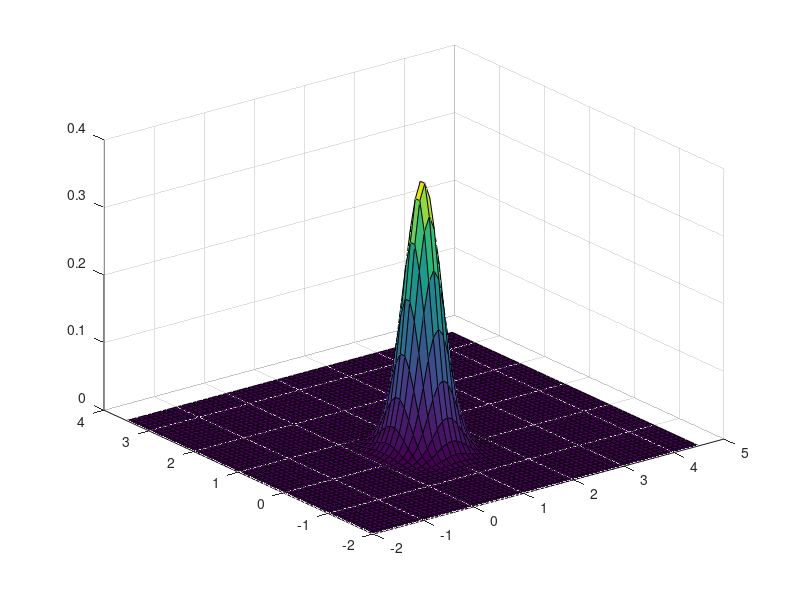
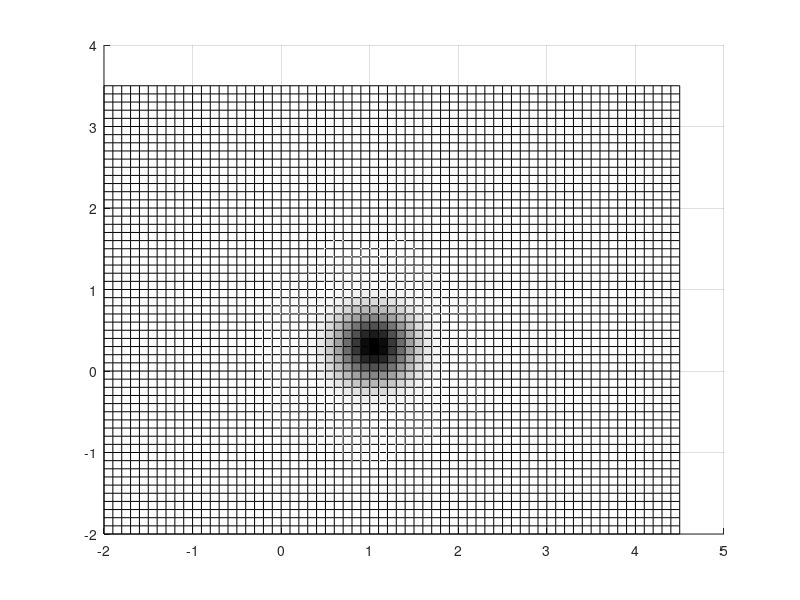

Here is the MATLAB script that generated these plots, in order: (Note: this script raises an error after producing the figures.)
function test_car
% A demo of iLQG/DDP with car-parking dynamics
clc;
close all

fprintf(['\nA demonstration of the iLQG algorithm '...
'with car parking dynamics.\n'...
'for details see\nTassa, Mansard & Todorov, ICRA 2014\n'...
'\"Control-Limited Differential Dynamic Programming\"\n'])

% Set full_DDP=true to compute 2nd order derivatives of the 
% dynamics. This will make iterations more expensive, but 
% final convergence will be much faster (quadratic)
full_DDP = false;

% set up the optimization problem
DYNCST  = @(x,u,i) car_dyn_cst(x,u,full_DDP);
global T;
T       = 40;              % horizon
global dt;
dt      = 0.05;
global x0;
x0      = [0;0;0;1;0;0;0;0;0;0];   % initial state
u0      = .1*randn(2,T);    % initial controls
global x_des;
x_des = [2.5;1.5;pi/2;0;0;0;0;0;0;0];
Op.lims  = [-1 4;
             -0.8  0.8];
Op.plot = 0;               % plot the derivatives as well

obs = [1,0.25];


% prepare the visualization window and graphics callback
figure(9);
set(gcf,'name','drift car','Menu','none','NumberT','off','KeyPressFcn',@Kpress,'user',0)
set(gca,'xlim',[-4 4],'ylim',[-4 4],'DataAspectRatio',[1 1 1])
grid on
box on
global costmap;
costmap = getMap(obs);

% plot target configuration with light colors
figure(9);
P = [-0.15  -0.15  0.15  0.15  -0.15; -0.08  0.08  0.08  -0.08  -0.08; 1 1 1 1 1];
tar_x = x_des(1);
tar_y = x_des(2);
tar_phi = wrapToPi(x_des(3));
A = [cos(tar_phi) -sin(tar_phi) tar_x; sin(tar_phi) cos(tar_phi) tar_y; 0 0 1];
tar = A*P;
axis auto equal
axis([-2, 3, -2, 3])
line(P(1,:),P(2,:),'color','b','linewidth',2);
line(tar(1,:),tar(2,:),'color','b','linewidth',2);

% prepare and install trajectory visualization callback
line_handle = line([0 0],[0 0],'color','b','linewidth',1.5);
plotFn = @(x) traj_plot(x,line_handle);
Op.plotFn = plotFn;

% === run the optimization!
[x,u]= iLQG(DYNCST, x0, u0, Op);
car_plot(x,u);

file_name = ['traj',datestr(now,'_mm-dd-yy_HH:MM')];
save(['saved_trajectories/',file_name,'.mat'],'x','u','x0','x_des','dt','T');
end

function stop = traj_plot(x,line_handle)
set(line_handle,'Xdata',x(1,:),'Ydata',x(2,:));
stop = get(figure(9),'user');
drawnow;
end

function Kpress(src,evnt)
if strcmp(evnt.Key,'space')
    set(src,'user',1)
end
end

function F = getMap(obs)
global x0;
global x_des;

if isempty(obs)
    F = [];
    return
end

Sigma = [.08 0; 0 .08];
x1 = x0(1)-2:.1:x_des(1)+2; x2 = x0(2)-2:.1:x_des(2)+2;
[X1,X2] = meshgrid(x1,x2);

F = 0.2*mvnpdf([X1(:) X2(:)],obs(1,:),Sigma);
for i = 2:size(obs,1)
    F = F+0.2*mvnpdf([X1(:) X2(:)],obs(i,:),Sigma);
end

F = reshape(F,length(x2),length(x1));
figure(9)
surf(x1,x2,F-5);
colormap(flipud(gray));
view(2);

figure(1)
surf(x1,x2,F);

end

function y = car_dynamics(X,u)
s = size(X,2);

x = X(1:6,:);
pu = X(7:8,:);

global dt;
new_x = zeros(6,s);

for i = 1:size(x,2)
    new_x(:,i) = dynamics_finite(x(:,i), u(:,i), dt);
%     sol = ode23(@(t,y) dynamics(y,u(:,i)),[0 dt], x(:,1));
%     new_x(:,i) = sol.y(:,end);
end
du = u - pu;
y = [new_x; u; du];
end

function [f,c,fx,fu,fxx,fxu,fuu,cx,cu,cxx,cxu,cuu] = car_dyn_cst(x,u,full_DDP)
% combine car dynamics and cost
% use helper function finite_difference() to compute derivatives

if nargout == 2
    f = car_dynamics(x,u);
    c = car_cost(x,u);
else
    % state and control indices
    ix = 1:10;
    iu = 11:12;
    
    % dynamics first derivatives
    xu_dyn  = @(xu) car_dynamics(xu(ix,:),xu(iu,:));
    J       = finite_difference(xu_dyn, [x; u]);
    fx      = J(:,ix,:);
    fu      = J(:,iu,:);
    
    % dynamics second derivatives
    if full_DDP
        xu_Jcst = @(xu) finite_difference(xu_dyn, xu);
        JJ      = finite_difference(xu_Jcst, [x; u]);
        JJ      = reshape(JJ, [4 6 size(J)]);
        JJ      = 0.5*(JJ + permute(JJ,[1 3 2 4])); %symmetrize
        fxx     = JJ(:,ix,ix,:);
        fxu     = JJ(:,ix,iu,:);
        fuu     = JJ(:,iu,iu,:);    
    else
        [fxx,fxu,fuu] = deal([]);
    end    
    
    % cost first derivatives
    xu_cost = @(xu) car_cost(xu(ix,:),xu(iu,:));
    J       = squeeze(finite_difference(xu_cost, [x; u]));
    cx      = J(ix,:);
    cu      = J(iu,:);
    
    % cost second derivatives
    xu_Jcst = @(xu) squeeze(finite_difference(xu_cost, xu));
    JJ      = finite_difference(xu_Jcst, [x; u]);
    JJ      = 0.5*(JJ + permute(JJ,[2 1 3])); %symmetrize
    cxx     = JJ(ix,ix,:);
    cxu     = JJ(ix,iu,:);
    cuu     = JJ(iu,iu,:);
    
    [f,c] = deal([]);
end
end

function J = finite_difference(fun, x, h)
% simple finite-difference derivatives
% assumes the function fun() is vectorized

if nargin < 3
    h = 2^-17;
end

[n, K]  = size(x);
H       = [zeros(n,1) h*eye(n)];
H       = permute(H, [1 3 2]);
X       = pp(x, H);
X       = reshape(X, n, K*(n+1));
Y       = fun(X);
m       = numel(Y)/(K*(n+1));
Y       = reshape(Y, m, K, n+1);
J       = pp(Y(:,:,2:end), -Y(:,:,1)) / h;
J       = permute(J, [1 3 2]);
end

% utility functions: singleton-expanded addition and multiplication
function c = pp(a,b)
c = bsxfun(@plus,a,b);
end

function c = tt(a,b)
c = bsxfun(@times,a,b);
end